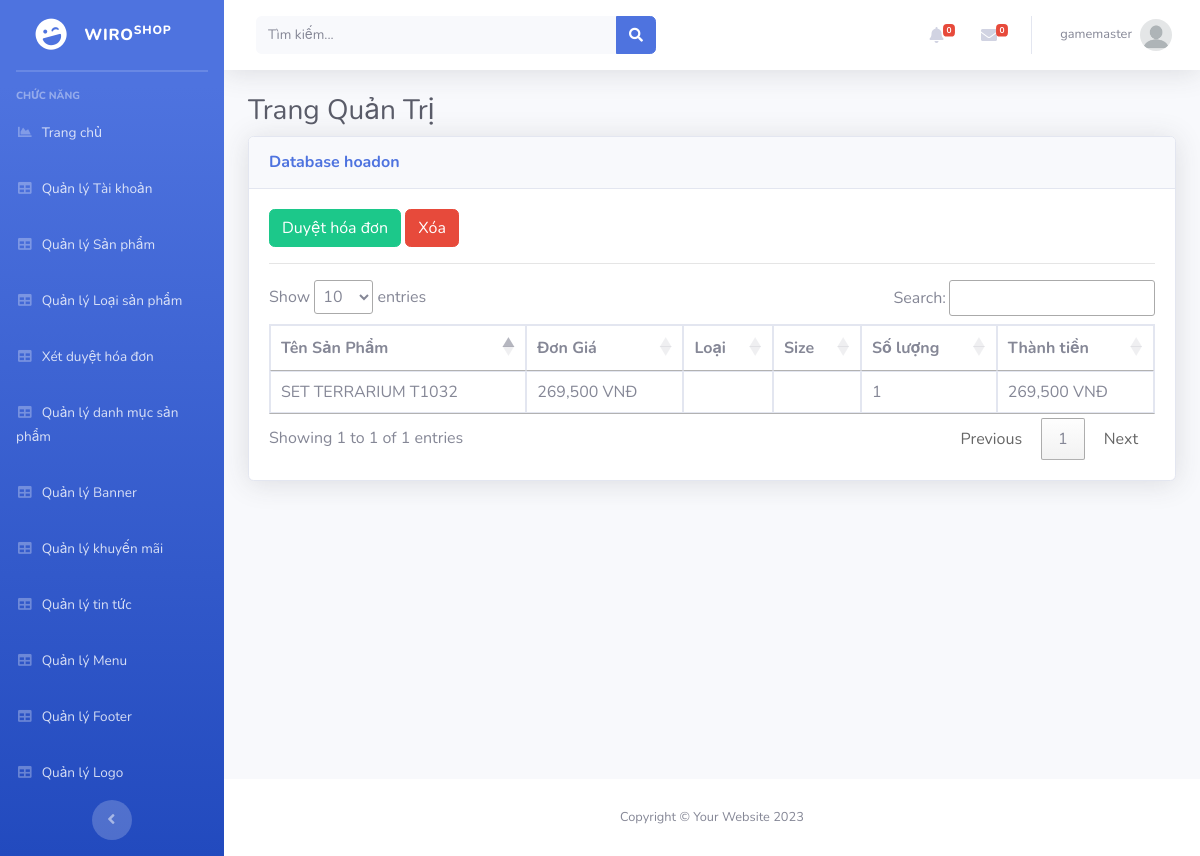
The app's page /Admin/index.php?mod=hoadon&act=chitiet&id=69 (signed in) with its own data.
### tables this page shows
CREATE TABLE `chitiethoadon` (
  `MaHD` int(11) NOT NULL,
  `MaSP` int(11) NOT NULL,
  `SoLuong` int(11) NOT NULL,
  `DonGia` int(11) NOT NULL,
  `Loai` varchar(255) NOT NULL,
  `Size` varchar(255) NOT NULL,
  `HinhAnh` varchar(30) NOT NULL,
  `TenSP` varchar(50) NOT NULL,
  `ThanhTien` int(11) NOT NULL
);

CREATE TABLE `sanpham` (
  `MaSP` int(11) NOT NULL,
  `MaLSP` int(11) NOT NULL,
  `MaDM` int(11) NOT NULL,
  `TenSP` varchar(70) NOT NULL,
  `DonGia` int(11) NOT NULL,
  `DonGiaChinh` int(30) NOT NULL,
  `SoLuong` int(10) UNSIGNED NOT NULL DEFAULT 1,
  `HinhAnh1` longtext NOT NULL,
  `HinhAnh2` longtext DEFAULT NULL,
  `HinhAnh3` longtext DEFAULT NULL,
  `HinhAnh4` longtext NOT NULL,
  `HinhAnh5` longtext NOT NULL,
  `HinhAnh6` longtext NOT NULL,
  `HinhAnh7` longtext NOT NULL,
  `HinhAnh8` longtext NOT NULL,
  `Loai1` varchar(30) NOT NULL,
  `Loai2` varchar(30) NOT NULL,
  `Loai3` varchar(30) NOT NULL,
  `Loai4` varchar(30) NOT NULL,
  `Size1` varchar(30) NOT NULL,
  `Size2` varchar(30) NOT NULL,
  `Size3` varchar(30) NOT NULL,
  `Size4` varchar(30) NOT NULL,
  `MaKM` int(11) NOT NULL,
  `LoaiSale` varchar(30) NOT NULL,
  `TrangThai` int(11) NOT NULL,
  `MoTa` longtext NOT NULL,
  `MoTa1` longtext NOT NULL,
  `MoTa2` longtext NOT NULL,
  `ThoiGian` datetime DEFAULT NULL
);

### Admin/MVC/controllers/HoadonController.php (called while the page is built, shortened)
<?php
require_once("MVC/models/hoadon.php");
class HoaDonController
{
    var $hoadon_model;
    public function __construct()
    {
        $this->hoadon_model = new Hoadon();
    }
    function chitiet()
    {
        $id = isset($_GET['id']) ? $_GET['id'] : 1;
        $data = $this->hoadon_model->chitiethoadon($id);
        require_once("MVC/Views/Admin/index.php");
    }
}

### Admin/MVC/Models/connection.php (called while the page is built, shortened)
<?php
    class Connection{
        function __construct()
        {
            $severname ="localhost";
            $username ="root";
            $password ="";
            $db_name ="senda";
            $this->conn = new mysqli($severname,$username,$password,$db_name);
        }
    }
?>

### Admin/MVC/Models/model.php (called while the page is built, shortened)
<?php
require_once("connection.php");
class Model
{
    function __construct()
    {
        $conn_obj = new Connection();
        $this->conn = $conn_obj->conn;
    }
}

### Admin/MVC/Models/hoadon.php (called while the page is built, shortened)
<?php
require_once("model.php");
class Hoadon extends Model
{
    function chitiethoadon($id){
        $query = "select ct.*, s.TenSP as Ten from chitiethoadon as ct, sanpham as s where ct.MaSP = s.MaSP and ct.MaHD = $id ";
        require("result.php");
        return $data;
    }
}

### Admin/MVC/Models/result.php (called while the page is built)
<?php
$result = $this->conn->query($query);
$data = array();
while ($row = $result->fetch_assoc()) {
    $data[] = $row;
}
?>

### Admin/MVC/Views/hoadon/detail.php (the view, shortened to what this page needs)
<?php if(isset($data) and $data != null){ ?>
<a href="?mod=hoadon&act=xetduyet&id=<?= $data['0']['MaHD'] ?>" class="btn btn-success">Duyệt hóa đơn</a>
<a href="?mod=hoadon&act=delete&id=<?= $data['0']['MaHD'] ?>" onclick="return confirm('Bạn có thật sự muốn xóa ?');" type="button" class="btn btn-danger">Xóa</a>
<?php } ?>
<hr>
<table class="table table-bordered" id="dataTable" width="100%" cellspacing="0">
    <thead>
        <tr>
            <th scope="col">Tên Sản Phẩm</th>
            <th scope="col">Đơn Giá</th>
            <th scope="col">Loại</th>
            <th scope="col">Size</th>
            <th scope="col">Số lượng</th>
            <th scope="col">Thành tiền</th>
        </tr>
    </thead>
    <tbody>
        <?php foreach ($data as $row) { ?>
            <tr>
                <td><?= $row['Ten'] ?></td>
                <td><?= number_format($row['DonGia']) ?> VNĐ</td>
                <td><?= $row['Loai'] ?></td>
                     <td><?= $row['Size'] ?></td>
                <td><?= $row['SoLuong'] ?></td>
                <td><?= number_format($row['DonGia'] * $row['SoLuong']) ?> VNĐ</td>
            </tr>
        <?php } ?>
</table>

### records on screen
chitiethoadon: MaSP.TenSP "SET TERRARIUM T1032", DonGia "269,500", SoLuong "1", $row['DonGia'] * $row['SoLuong'] "269,500"

### other values on screen
$_SESSION['login']['TaiKhoan'] "gamemaster"
$mod "hoadon"
